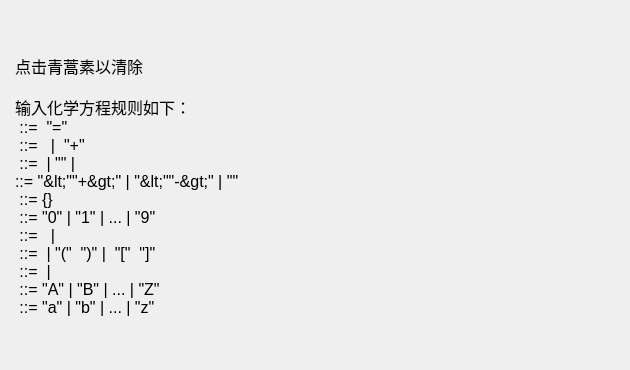
<?xml version="1.0" encoding="UTF-8"?>
<ui version="4.0">
 <class>Form</class>
 <widget class="QWidget" name="Form">
  <property name="enabled">
   <bool>true</bool>
  </property>
  <property name="geometry">
   <rect>
    <x>0</x>
    <y>0</y>
    <width>630</width>
    <height>370</height>
   </rect>
  </property>
  <property name="minimumSize">
   <size>
    <width>630</width>
    <height>370</height>
   </size>
  </property>
  <property name="maximumSize">
   <size>
    <width>630</width>
    <height>370</height>
   </size>
  </property>
  <property name="windowTitle">
   <string>Help</string>
  </property>
  <property name="windowIcon">
   <iconset resource="res.qrc">
    <normaloff>:/img/yjtp (1).ico</normaloff>:/img/yjtp (1).ico</iconset>
  </property>
  <layout class="QHBoxLayout" name="horizontalLayout">
   <item>
    <spacer name="horizontalSpacer">
     <property name="orientation">
      <enum>Qt::Horizontal</enum>
     </property>
     <property name="sizeHint" stdset="0">
      <size>
       <width>40</width>
       <height>20</height>
      </size>
     </property>
    </spacer>
   </item>
   <item>
    <widget class="QLabel" name="label">
     <property name="enabled">
      <bool>true</bool>
     </property>
     <property name="minimumSize">
      <size>
       <width>600</width>
       <height>0</height>
      </size>
     </property>
     <property name="font">
      <font>
       <pointsize>12</pointsize>
      </font>
     </property>
     <property name="text">
      <string>点击青蒿素以清除

输入化学方程规则如下：
&lt;equation&gt; ::= &lt;expr&gt; &quot;=&quot; &lt;expr&gt;
&lt;expr&gt; ::= &lt;coef&gt; &lt;formula&gt; | &lt;expr&gt; &quot;+&quot; &lt;coef&gt; &lt;formula&gt;
&lt;coef&gt; ::= &lt;digits&gt; | &quot;&quot; | &lt;electron&gt;
&lt;electron&gt;::= &quot;&lt;&quot;&lt;digits&gt;&quot;+&gt;&quot; | &quot;&lt;&quot;&lt;digits&gt;&quot;-&gt;&quot; | &quot;&quot;
&lt;digits&gt; ::= {&lt;digit&gt;} 
&lt;digit&gt; ::= &quot;0&quot; | &quot;1&quot; | ... | &quot;9&quot;
&lt;formula&gt; ::= &lt;term&gt; &lt;coef&gt; | &lt;formula&gt; &lt;term&gt; &lt;coef&gt;
&lt;term&gt; ::= &lt;element&gt; | &quot;(&quot; &lt;formula&gt; &quot;)&quot; |  &quot;[&quot; &lt;formula&gt; &quot;]&quot;
&lt;element&gt; ::= &lt;uppercase&gt; | &lt;uppercase&gt; &lt;lowercase&gt;
&lt;uppercase&gt; ::= &quot;A&quot; | &quot;B&quot; | ... | &quot;Z&quot;
&lt;lowercase&gt; ::= &quot;a&quot; | &quot;b&quot; | ... | &quot;z&quot;</string>
     </property>
    </widget>
   </item>
   <item>
    <spacer name="horizontalSpacer_2">
     <property name="orientation">
      <enum>Qt::Horizontal</enum>
     </property>
     <property name="sizeHint" stdset="0">
      <size>
       <width>40</width>
       <height>20</height>
      </size>
     </property>
    </spacer>
   </item>
  </layout>
 </widget>
 <resources>
  <include location="res.qrc"/>
 </resources>
 <connections/>
</ui>
